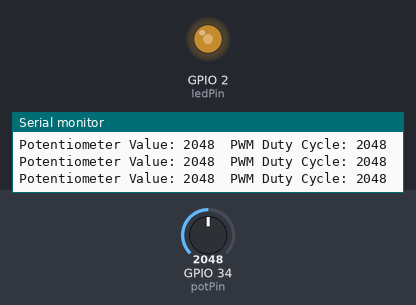
The program below on a simulated ESP32. On the bench: output pins drawn as LEDs (lit = HIGH), the last lines printed to the serial monitor. Inputs (shaded band) come from the test bench; at power-on: GPIO 34 (potPin) = 2048.

Above: at 1.2 s.
1.3 s: GPIO 34 (potPin) set to 2866
At 2.5 s:
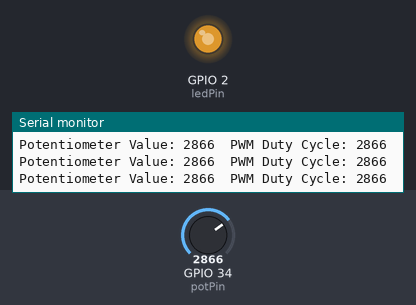
2.8 s: GPIO 34 (potPin) set to 3603
At 3.9 s:
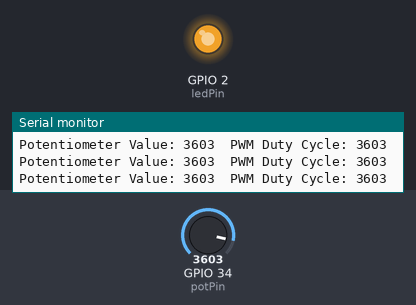
4.3 s: GPIO 34 (potPin) set to 491
At 5.3 s:
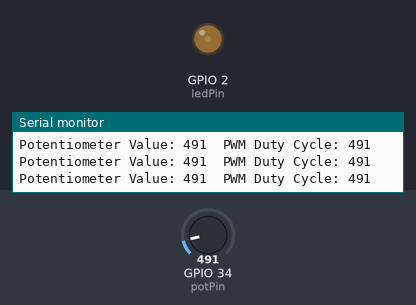
5.8 s: GPIO 34 (potPin) set to 0
At 6.7 s:
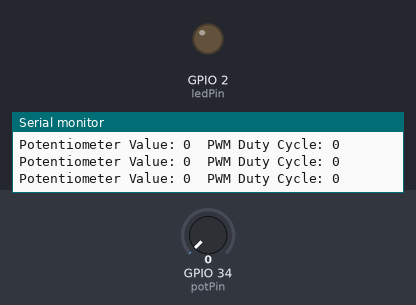
Timing chart, 0 to 8.3 s (numbered marks = the images above; inputs shaded):
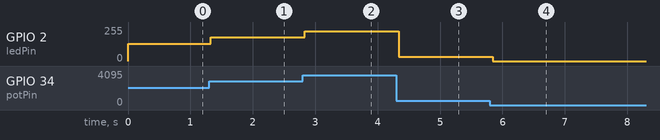

Measured:
- after the input at 1.3 s, GPIO 2 (ledPin): 128/255 → 178/255 at once
- after the input at 2.8 s, GPIO 2 (ledPin): 178/255 → 224/255 at once
- after the input at 4.3 s, GPIO 2 (ledPin): 224/255 → 31/255 at once
- after the input at 5.8 s, GPIO 2 (ledPin): 31/255 → 0/255 after 0.05 s

The program:

main.cpp
```cpp
#include <Arduino.h>

const int ledPin = 2;  // Pin connected to LED
const int potPin = 34;  // Pin connected to potentiometer

// PWM configuration
const int freq = 10000;      // 10kHz PWM frequency
const int pwmChannel = 0;    // PWM channel
const int resolution = 12;   // 12-bit resolution (max for ESP32)

// Variables to store the potentiometer reading and duty cycle
int potValue = 0;
int dutyCycle = 0;

void setup() {
  Serial.begin(9600);

  // Set up PWM on ledPin
  ledcSetup(pwmChannel, freq, resolution);
  ledcAttachPin(ledPin, pwmChannel);

  Serial.println("PWM LED control using Potentiometer");
}

void loop() {
  // Read potentiometer value (0-4095 for 12-bit ADC)
  potValue = analogRead(potPin);

  // Convert potValue to PWM duty cycle (0-4095)
  dutyCycle = map(potValue, 0, 4095, 0, 4095);

  // Update PWM duty cycle
  ledcWrite(pwmChannel, dutyCycle);

  // Print the duty cycle
  Serial.print("Potentiometer Value: ");
  Serial.print(potValue);
  Serial.print("\tPWM Duty Cycle: ");
  Serial.println(dutyCycle);

  delay(100);  // Wait for 1 second before next reading
}
```
